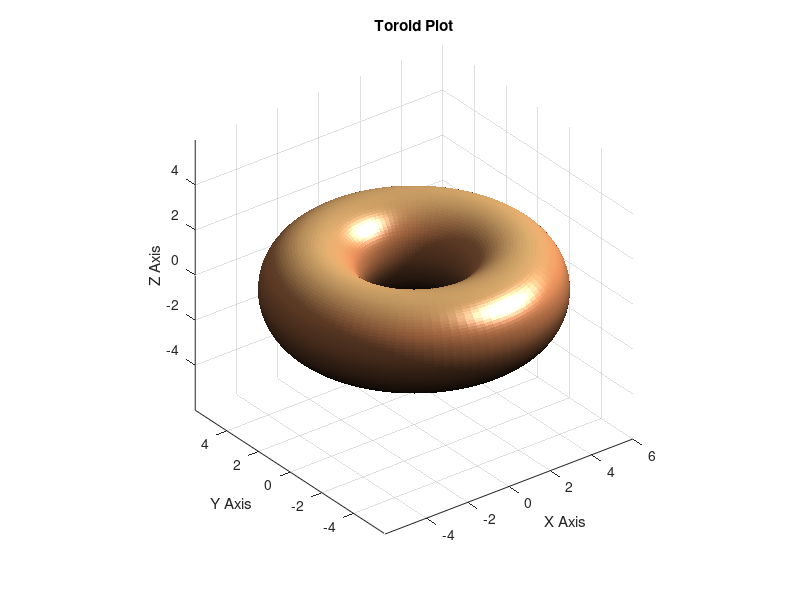

This chart was generated by the following MATLAB code:
% 11.9  Write a script to plot the toroid shape that is the body of
% rotation produced by rotating the curve (x-R)^2 + y^2 = r^2 about the y
% axis. Use suitable values for r and R where r should be less than R.
% Hint: It is probably a good idea to use the polar form of
% the circle: x-R = r cos(theta) y = r sin(theta) <End Hint>
clear
clc
close all

r = 2; R = 4;
th = linspace(0,2*pi);
[tth pphi] = meshgrid(th, th);
zz = r * sin(pphi);
rr = R + r * cos(pphi);
xx = rr .* cos(tth);
yy = rr .* sin(tth);
surf(xx,yy,zz)
shading interp
axis equal
colormap copper
lightangle(60, 45)
xlabel('X Axis')
ylabel('Y Axis')
zlabel('Z Axis')
title('Toroid Plot')